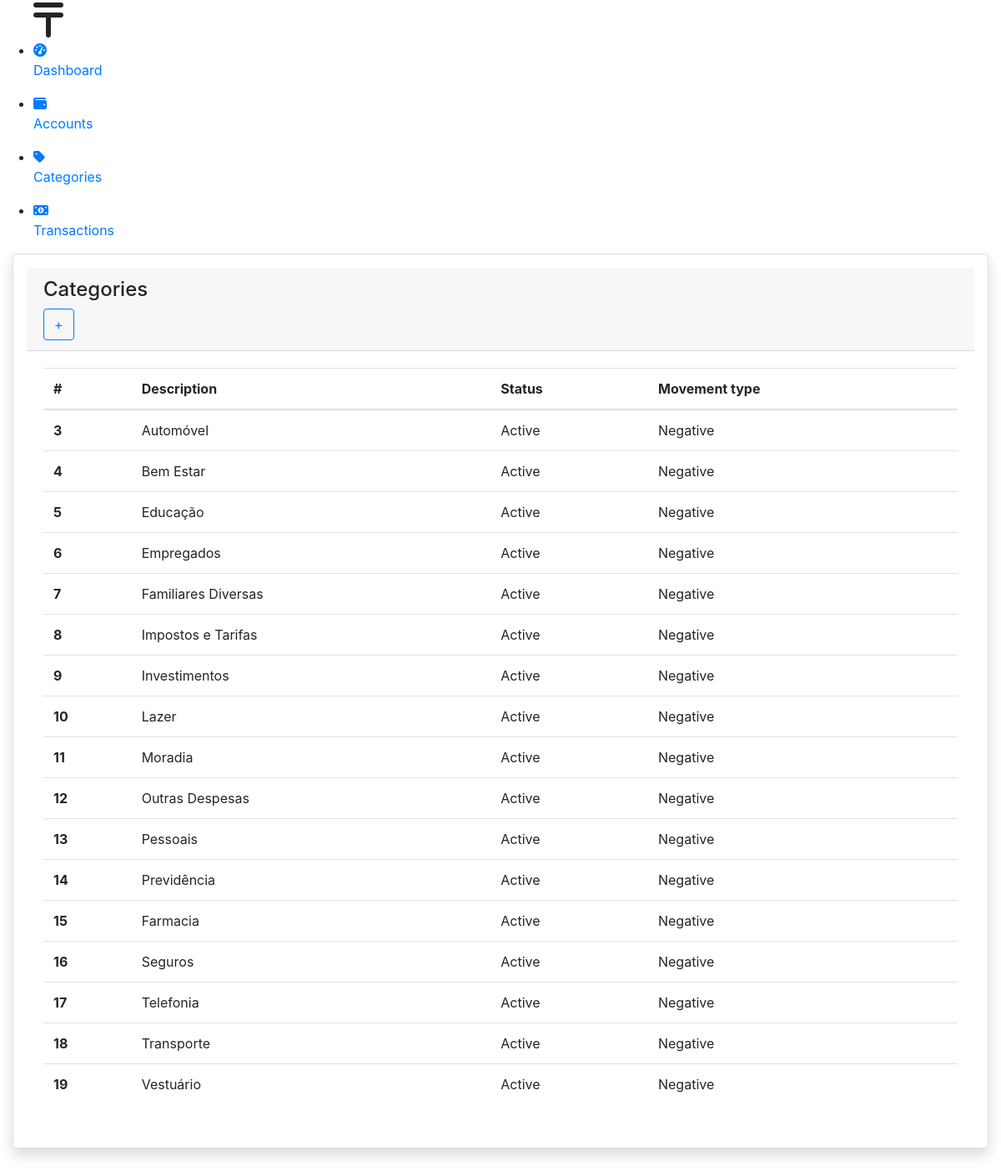
Page /categories/ on the committed database.
### core/models.py (models this page shows, shortened)
class Category(BaseModel):
    description = models.CharField(max_length=25)
    status = models.IntegerField(
        choices=StatusTypes.choices(), default=StatusTypes.ACTIVE)
    movement_type = models.IntegerField(
        choices=MovementTypes.choices(), default=MovementTypes.POSITIVE)
    def get_status_label(self):
        return StatusTypes(self.status).description
    def get_movement_type_label(self):
        return MovementTypes(self.movement_type).description

### core/views.py (the view)
# urls.py: path('categories/', views.category_list, name='category_list'),
def category_list(request):
    categories = Category.objects.all()
    return render(request, 'category/category_list.html', {'categories': categories})

### core/templates/category/category_list.html
{% extends 'base.html' %}
{% load static %}
{% block main %}
<div class="row">
  <div class="col-md-12">
    <div class="card shadow p-3 mb-5 bg-white rounded">
      <div class="card-header">
        <h4>Categories</h4>
        <a class="btn btn-outline-primary" href="{% url 'category_new' %}">+</a>
      </div>
      <div class="card-body">
        {% if categories %}
        <table class="table">
          <thead>
            <tr>
              <th scope="col">#</th>
              <th scope="col">Description</th>
              <th scope="col">Status</th>
              <th scope="col">Movement type</th>
            </tr>
          </thead>
          <tbody>
            {% for category in categories %}
            <tr class="table-item-link" data-href="{% url 'category_form' category.id %}">
              <th scope="row">{{ category.id }}</th>
              <td>{{ category.description }}</td>
              <td>{{ category.get_status_label }}</td>
              <td>{{ category.get_movement_type_label }}</td>
            </tr>
            {% endfor  %}
          </tbody>
        </table>
        {% else %}
        <div style="display: flex; justify-content: center;">
          <h6>No data found</h6>
        </div>
        {% endif %}
      </div>
    </div>
  </div>
</div>
{% endblock main %}

### rows in the picture
Category: id "3", description "Automóvel", get_status_label "Active", get_movement_type_label "Negative"
Category: id "4", description "Bem Estar", get_status_label "Active", get_movement_type_label "Negative"
Category: id "5", description "Educação", get_status_label "Active", get_movement_type_label "Negative"
Category: id "6", description "Empregados", get_status_label "Active", get_movement_type_label "Negative"
Category: id "7", description "Familiares Diversas", get_status_label "Active", get_movement_type_label "Negative"
Category: id "8", description "Impostos e Tarifas", get_status_label "Active", get_movement_type_label "Negative"
Category: id "9", description "Investimentos", get_status_label "Active", get_movement_type_label "Negative"
Category: id "10", description "Lazer", get_status_label "Active", get_movement_type_label "Negative"
Category: id "11", description "Moradia", get_status_label "Active", get_movement_type_label "Negative"
Category: id "12", description "Outras Despesas", get_status_label "Active", get_movement_type_label "Negative"
Category: id "13", description "Pessoais", get_status_label "Active", get_movement_type_label "Negative"
Category: id "14", description "Previdência", get_status_label "Active", get_movement_type_label "Negative"
Category: id "15", description "Farmacia", get_status_label "Active", get_movement_type_label "Negative"
Category: id "16", description "Seguros", get_status_label "Active", get_movement_type_label "Negative"
Category: id "17", description "Telefonia", get_status_label "Active", get_movement_type_label "Negative"
Category: id "18", description "Transporte", get_status_label "Active", get_movement_type_label "Negative"
Category: id "19", description "Vestuário", get_status_label "Active", get_movement_type_label "Negative"

### other values in the picture
{{ description }} "Dashboard Accounts Categories Transactions"
